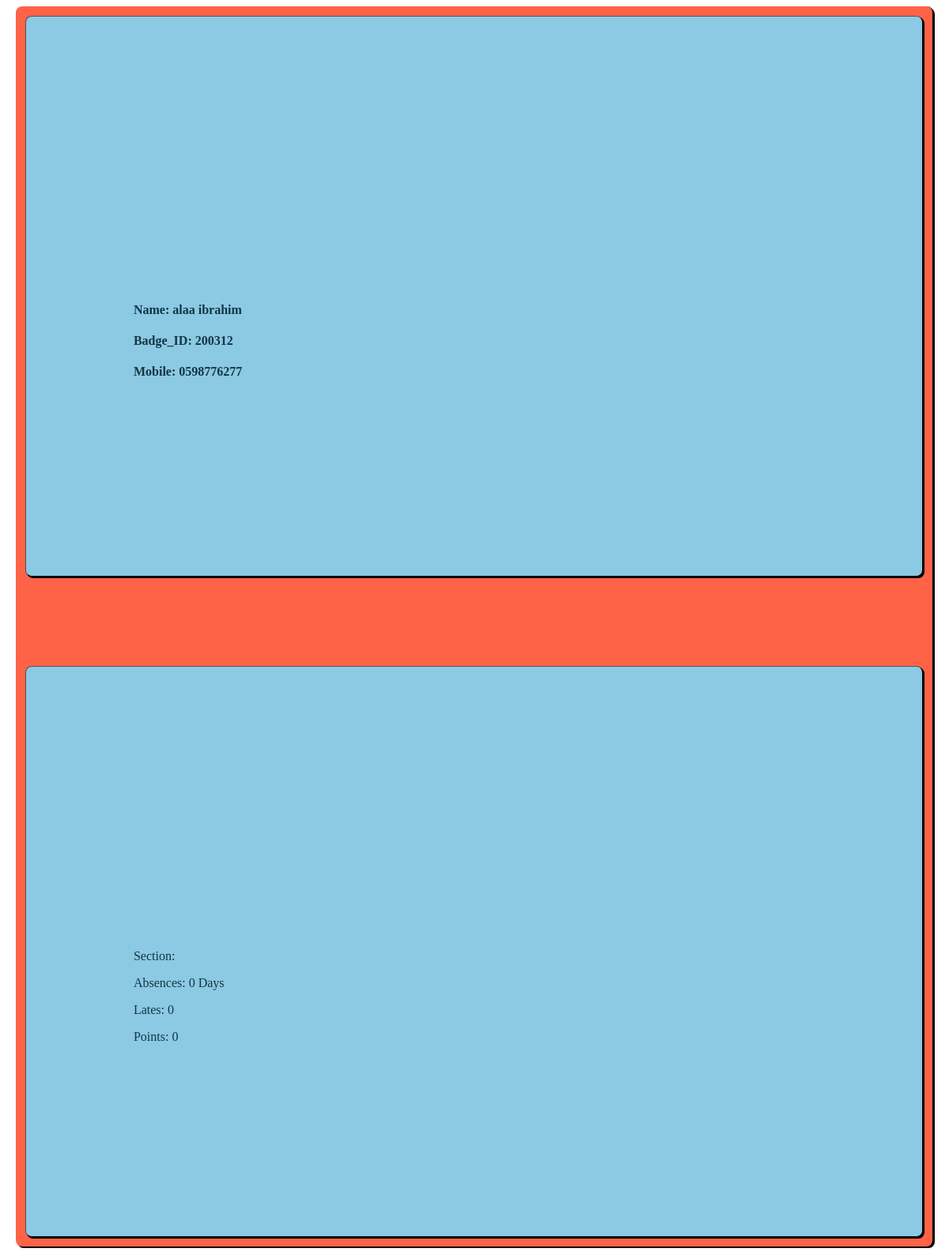
The app's page /students/sidebar (signed in) with its own data.
### login/models.py (models this page shows)
class User(models.Model):
    first_name = models.CharField(max_length=255, default='')
    last_name = models.CharField(max_length=255,default='')
    email = models.CharField(max_length=255,default='')
    password = models.CharField(max_length=255,default='')
    badge_id = models.IntegerField(default=0)
    phone_number = models.CharField(max_length=255,default='')
    role = models.ForeignKey(Role, related_name='users', on_delete=CASCADE)
    absences = models.IntegerField(default=0)
    lates = models.IntegerField(default=0)
    points = models.IntegerField(default=0)
    created_at = models.DateTimeField(auto_now_add=True)
    updated_at = models.DateTimeField(auto_now=True)
    objects = UserManger()

### student/views.py (the view)
# urls.py: url('sidebar', views.sidebar, name='sidebar'),
def sidebar(request):
    context = {
        'user': User.objects.get(id=request.session['id']),
    }
    return render(request, 'sidebar.html', context)

### student/templates/sidebar.html
{% load static %}
<link rel="stylesheet" href="{% static 'css/home.css' %}">
<div class="col-sm-2">
    <div class="profile">
      <h4>Name: {{user.first_name}} {{user.last_name}}</h4>
      <h4>Badge_ID: {{user.badge_id}}</h4>
      <h4>Mobile: {{user.phone_number}}</h4>
    </div>
    <div class="activity">
      <p>Section:</p>
      <p>Absences: {{user.absences}} Days</p>
      <p>Lates: {{user.lates}}</p>
      <p>Points: {{user.points}}</p>
    </div>
  </div>

### student/static/css/home.css (style rules this page uses)
.col-sm-2 { background-color: tomato; padding: 1%; margin-bottom: 1%; margin-left: 1%; color: #123546; }
.profile { padding-top: 30%; padding-bottom: 20%; padding-left:12%; border: 1px outset black; border-radius: 8px; box-shadow: 2px 2px black; background-color: #8cc9e2; }
.activity { border-top: 2px solid black; padding-top: 30%; padding-bottom: 20%; padding-left:12%; border: 1px outset black; border-radius: 8px; box-shadow: 2px 2px black; margin-top: 10%; background-color: #8cc9e2 ; }
.col-sm-2, .col-sm-4 { border-right: 1px outset black ; border-radius: 8px; box-shadow: 2px 2px black; margin-right:1%; }

### records on screen
User: first_name "alaa", last_name "ibrahim", badge_id "200312", phone_number "0598776277", absences "0", lates "0", points "0"
